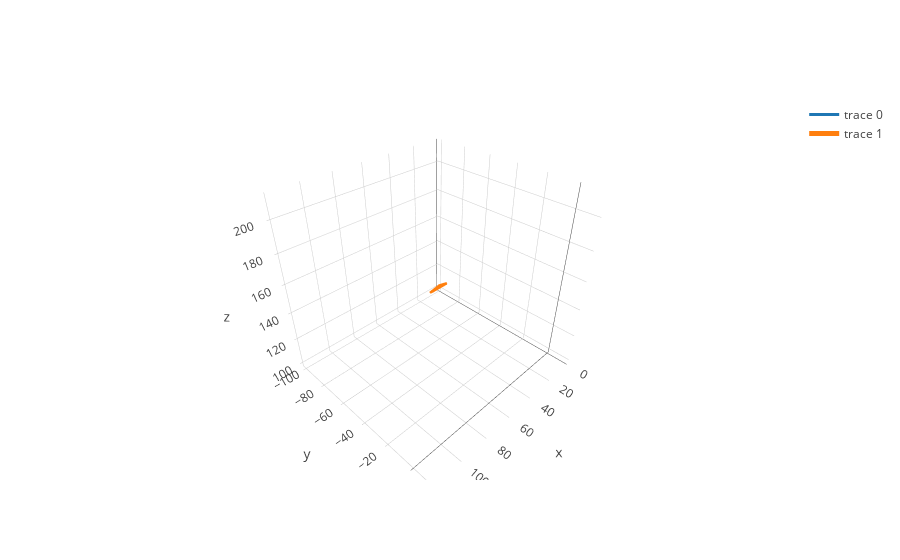

Write notebook code for a chart like this one.
### Code cell
data1 = dict(
    type='scatter3d',
    mode='lines',
    x=df.x, y=df.y, z=df.z,
    line=dict(width=3)
)

data2 = dict(
    type='scatter3d',
    mode='lines',
    x=df2.x, y=df2.y, z=df2.z,
    line=dict(width=5)
)


# layout = dict(
#     autosize=True,
#     title='Test',
# )


iplot([data1,data2])

### Figure 1 — Plotly figure (JSON) as saved in the notebook; plotly's stock layout.template omitted (floating-point values rounded to 4 significant figures)
{"data": [{"line": {"width": 3}, "mode": "lines", "type": "scatter3d", "uid": "cdd2c8e6-ca10-11e8-bb45-0008cab1f893", "x": [2.3, 11.3, 24.3, 29.3, 52.3, 63.3, 73.3, 75.3, 91.3, 108.3], "y": [-99.7, -87.7, -76.7, -65.7, -54.7, -43.7, -32.7, -21.7, -10.7, 1.3], "z": [100.3, 112.3, 123.3, 134.3, 145.3, 156.3, 167.3, 178.3, 190.3, 201.3]}, {"line": {"width": 5}, "mode": "lines", "type": "scatter3d", "uid": "cdd2c8e7-ca10-11e8-9008-0008cab1f893", "x": [12.3, 21.3, 34.3, 39.3, 62.3, 73.3, 83.3, 85.3, 101.3, 118.3], "y": [-89.7, -77.7, -66.7, -55.7, -44.7, -33.7, -22.7, -11.7, -0.7, 11.3], "z": [110.3, 122.3, 133.3, 144.3, 155.3, 166.3, 177.3, 188.3, 200.3, 211.3]}], "layout": {}}
